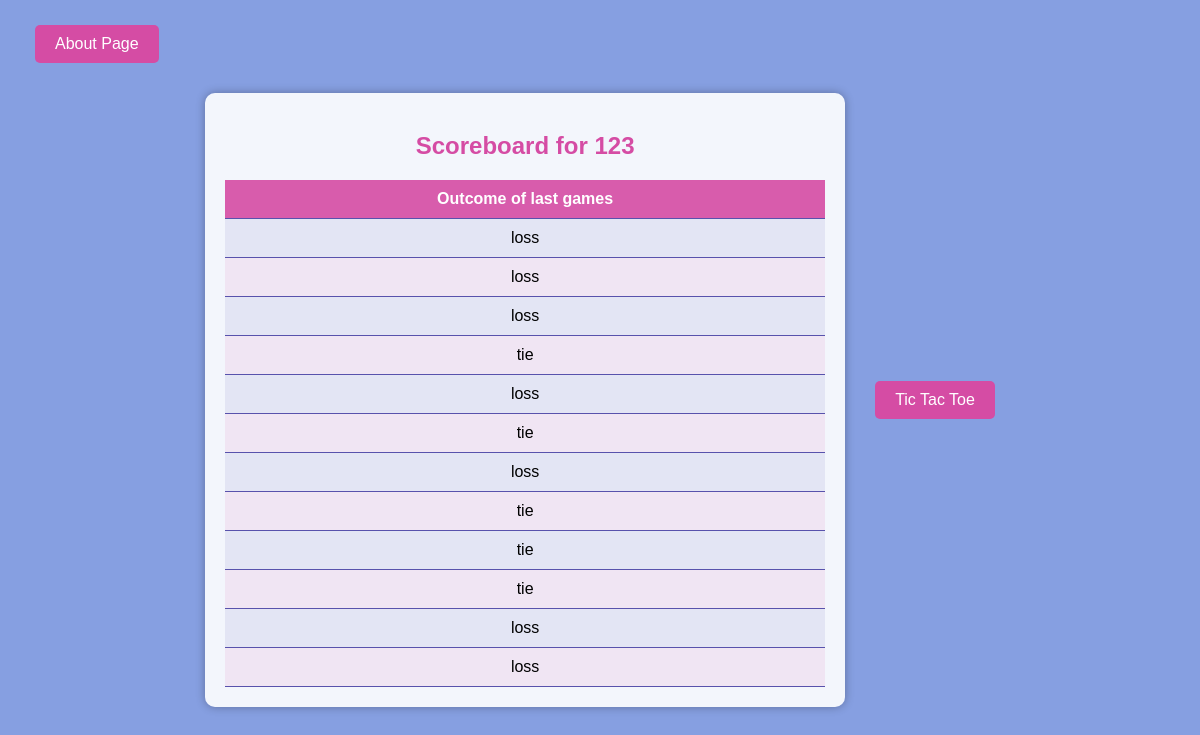
Page /scoreboard (signed in) on the earlier database version.
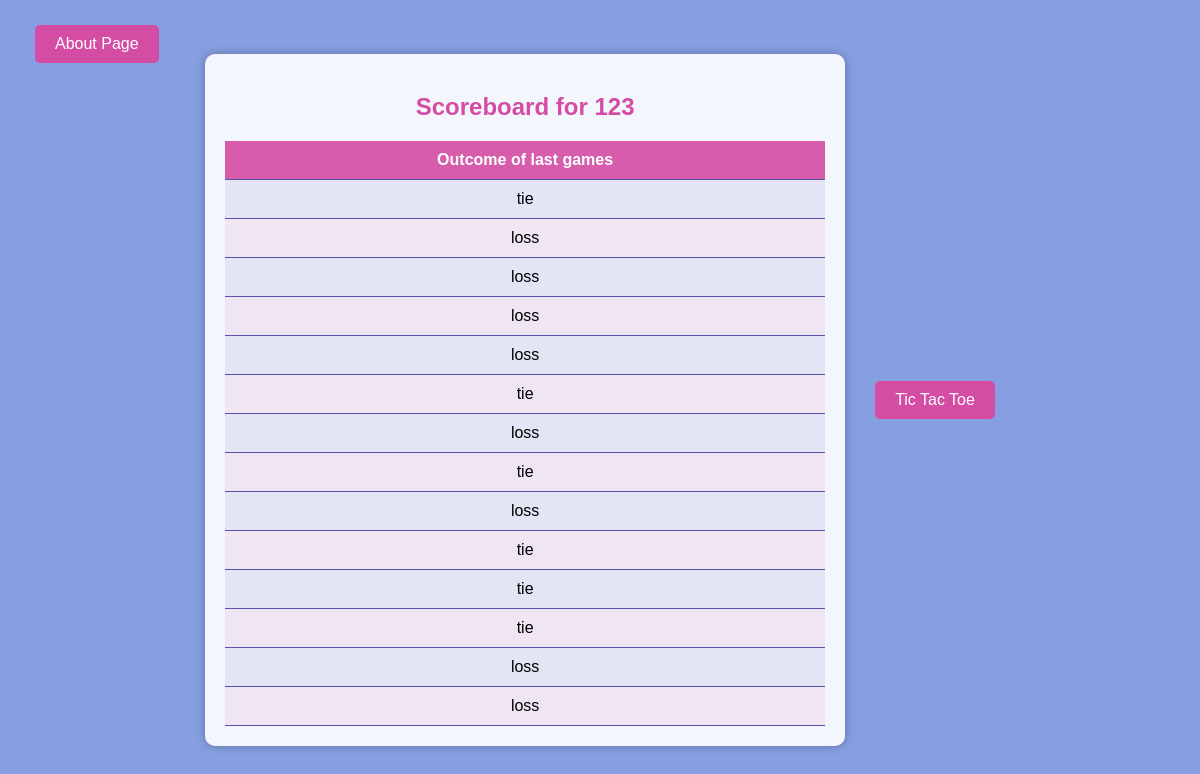
Same page on the later database version.
### app.py (models this page shows)
class User(db.Model):
    id = db.Column(db.Integer, primary_key=True)
    username = db.Column(db.String(80), unique=True, nullable=False)
    password = db.Column(db.String(255), nullable=False)

class GameResult(db.Model):
    id = db.Column(db.Integer, primary_key=True)
    user_id = db.Column(db.Integer, db.ForeignKey('user.id'), nullable=False)
    outcome = db.Column(db.String(20), nullable=False)  # 'win', 'lose', or 'draw'

### app.py (the view)
@app.route('/scoreboard')
def scoreboard():
    user_id = session.get('user_id')  # Replace with the user's ID
    user = User.query.get(user_id)
    results = GameResult.query.filter_by(user_id=user_id).all()
    return render_template("scoreboard.html", user=user, results=reversed(results))

### templates/scoreboard.html
<!DOCTYPE html>
<a href="/about_page" class="about_page">About Page</a>
<html>
    <head>
        <link rel="stylesheet" type="text/css" href="{{ url_for('static', filename='css/style.css') }}">
        <link rel="stylesheet" type="text/css" href="{{ url_for('static', filename='css/scoreboard.css') }}">
    </head>
<body>
    <div class="scoreboard-container">
        <h2>Scoreboard for {{ user.username }}</h2>
        <table>
            <thead>
                <tr>
                    <th>Outcome of last games</th>
                </tr>
            </thead>
            <tbody>
                {% for result in results %}
                <tr>
                    <td>{{ result.outcome }}</td>
                </tr>
                {% endfor %}
            </tbody>
        </table>
    </div>
    <a href="/tic_tac_toe" class="button">Tic Tac Toe</a>
</body>
</html>

### static/css/scoreboard.css (style rules this page uses)
body { background-color: rgba(134, 159, 225, 1); font-family: Arial, sans-serif; margin: 0; display: flex; justify-content: center; align-items: center; height: 100vh; }
.scoreboard-container { background-color: rgba(255, 255, 255, 0.9); border-radius: 10px; box-shadow: 0px 0px 10px rgba(0, 0, 0, 0.3); padding: 20px; text-align: center; width: 80%; max-width: 600px; }
h2 { color: rgba(213, 76, 164, 1); }
table { width: 100%; border-collapse: collapse; margin-top: 20px; }
table th, table td { padding: 10px; border-bottom: 1px solid rgba(88, 82, 172, 1); }
table th { background-color: rgba(213, 76, 164, 0.9); color: white; }
table tbody tr:nth-child(even) { background-color: rgba(213, 76, 164, 0.1); }
table tbody tr:nth-child(odd) { background-color: rgba(88, 82, 172, 0.1); }
.button { background-color: rgba(213, 76, 164, 1); color: white; border: none; border-radius: 5px; padding: 10px 20px; margin-left: 30px; cursor: pointer; font-size: 16px; transition: background-color 0.3s ease; text-decoration: none; }
.about_page { position: absolute; top: 25px; left: 5px; background-color: rgba(213, 76, 164, 1); color: white; border: none; border-radius: 5px; padding: 10px 20px; margin-left: 30px; cursor: pointer; font-size: 16px; transition: background-color 0.3s ease; text-decoration: none; }

Differences in the rows shown:
added GameResult: outcome "tie"
added GameResult: outcome "loss"
